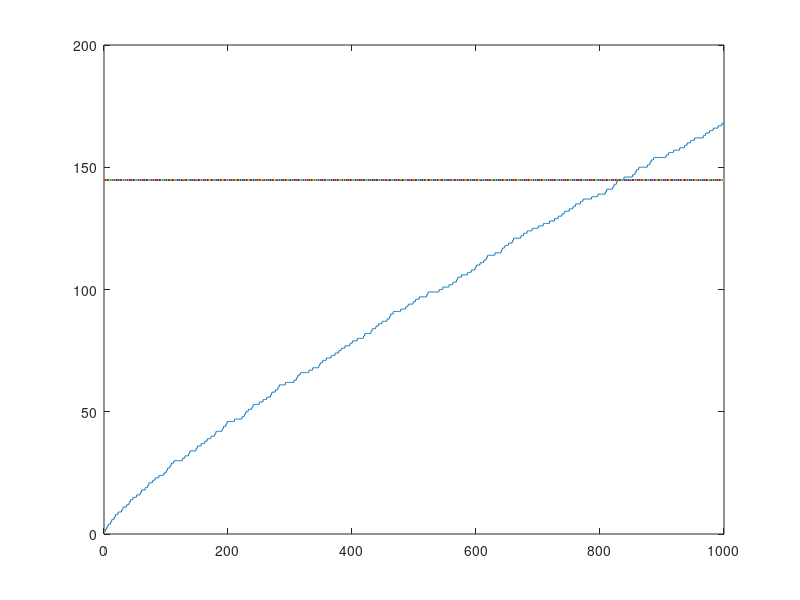

Reproduce this figure in MATLAB.
clc
function result = pi(n);
  result = sum(isprime(1:n));
endfunction;


n = 1000;
x = 2:n;
func_pi = arrayfun(@pi, x);
func_ln = n ./ log(n);

plot(x, func_pi);
hold on;
plot(x, func_ln);
